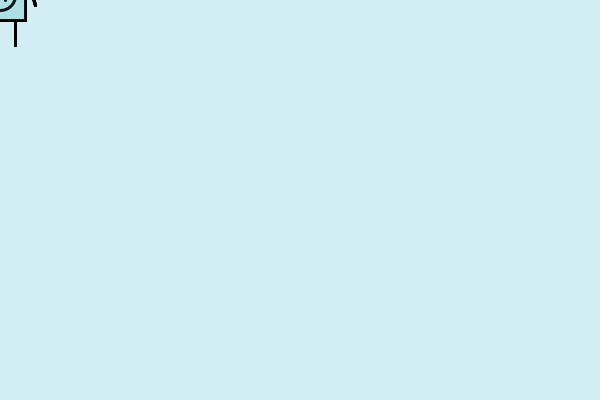
Frame 1 (no input)
Frame 60 (the mouse pressed at the canvas centre just before this capture): identical to frame 1, image omitted
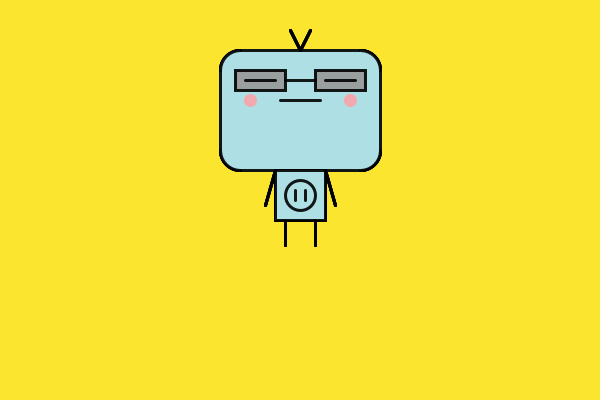
Frame 120 (the mouse held since frame 60 and released just before this capture)

The Processing sketch that drew these frames (run headless with seeded random() and noise(); from frame 60 on, the mouse is pressed at the canvas centre):

// Processing sketch: processing_39974
// ── processing_39974.pde

/* THUY LINH DO
ASSIGNMENT 3 CREATION & COMPUTATION
OCAD UNIVERSITY FALL 2011
*/
Robot robot;
int button = 0;
int[] xpos = new int[10];
int[] ypos = new int[10];

//function setup
void setup(){
  size(600, 400);
  frameRate(30);
  smooth();
  for (int i=0; i<xpos.length; i++){
    xpos[i]=0;
    ypos[i]=0;
  }
}

//function draw
void draw() {
  //call function draw background
  drawBackground(button);
  //using array to display robot
  for (int i = 0; i < xpos.length-1; i ++ ) {
    xpos[i] = xpos[i+1];
    ypos[i] = ypos[i+1];
  }
  // New location
  xpos[xpos.length-1] = mouseX;  
  ypos[ypos.length-1] = mouseY;  
  // Draw everything
  for (int i = 0; i < xpos.length; i ++ ) {  
  robot = new Robot(xpos[i],ypos[i], button);  
  robot.display( int(255*float(i)/float(xpos.length)) );
 }
}

//function drawBackground
 void drawBackground (int typeBg) {
   if (typeBg == 0) {
     background(210,237,243);
     println("I have superpowers, I know teleportation!");
   } else if (typeBg ==1) {
     background(252,229,46);
     println("Wow it's too light!");
   } else if (typeBg ==2) {
     background(0);
     println("Where is this place, I'm scared!!!");
   } else {
     background(219,179,180);     
     println("Happy!");   
   }
 }
 
//Declare object class Robot 
  class Robot{
  //robot variables
  float robotX;
  float robotY;
  int robotButton;
  int robotColor;
  //robot constructor
  Robot(float tempX, float tempY, int tempButton){
  robotX = tempX;
  robotY = tempY;
  robotButton = tempButton;
  robotY = constrain(robotY, 0, height+100);
  robotX = constrain(robotX, 0, width);
  }
  //function display robot 
   void display(float opacity) {
pushMatrix();     
strokeWeight (3);
//ROBOT HEAD
//coloring the head
stroke(174,223,228,opacity); 
fill(174,223,228,opacity);
rect (robotX-60,robotY-150,120,120);
rect (robotX-80,robotY-130,160,80); 
//antennae
stroke(0,0,0,opacity);
line (robotX, robotY-150, robotX-10, robotY-170);
line (robotX, robotY-150, robotX+10, robotY-170);
//head border lines
line (robotX-60, robotY-150, robotX+60, robotY-150);
line (robotX-60, robotY-30, robotX+60, robotY-30);
line (robotX-80, robotY-130, robotX-80, robotY-50);
line (robotX+80, robotY-130, robotX+80, robotY-50);
//head's corners
ellipseMode(CORNER);
arc(robotX-80, robotY-150, 40, 40, PI, TWO_PI-PI/2);
arc(robotX+40, robotY-150, 40, 40, TWO_PI-PI/2, TWO_PI);
arc(robotX+40, robotY-70, 40, 40, 0, PI/2);
arc(robotX-80, robotY-70, 40, 40, PI/2, PI);
//eyes change based on number of times mouse clicked 
if (robotButton==2) { 
    //emotional eyes
    line(robotX-40, robotY-120, robotX-60, robotY-125);
    line(robotX-40, robotY-120, robotX-60, robotY-115);
    line(robotX+40, robotY-120, robotX+60, robotY-125);
    line(robotX+40, robotY-120, robotX+60, robotY-115);
  } else  if (robotButton==0) {
    //round eyes
    ellipseMode(CENTER);
    fill(0,0,0,opacity);
    ellipse(robotX-45,robotY-120,10,10);
    ellipse(robotX+45,robotY-120,10,10);
  } else if (robotButton==1){
    //eyes with glasses
    rectMode(CENTER);
    fill (150,150,150,opacity);
    rect(robotX-40, robotY-120,50, 20);
    rect(robotX+40,robotY-120,50, 20);
    line(robotX-15,robotY-120,robotX+15,robotY-120);
    rectMode(CORNER);
    fill(0,0,0,opacity);
    line(robotX-55, robotY-120,robotX-25, robotY-120);
    line(robotX+25, robotY-120,robotX+55, robotY-120);
  } else {
    //happy eyes
    fill(174,223,228,opacity);
    stroke(0,0,0,opacity); 
    ellipseMode(CENTER);
    arc(robotX-40, robotY-115, 20, 20, PI, TWO_PI-PI/2);
    arc(robotX-40, robotY-115, 20, 20, TWO_PI-PI/2, TWO_PI);
    arc(robotX+40, robotY-115, 20, 20, PI, TWO_PI-PI/2);
    arc(robotX+40, robotY-115, 20, 20, TWO_PI-PI/2, TWO_PI);
  }
//blush
ellipseMode(CENTER);
stroke(247,165,170,opacity);
fill(247,165,170,opacity); 
ellipse(robotX-50,robotY-100,10,10);
ellipse(robotX+50,robotY-100,10,10);
//mouth
stroke(0,0,0,opacity); 
line (robotX-20, robotY-100, robotX+20, robotY-100);
//ROBOT BODY
fill(174,223,228,opacity);
rect (robotX-25,robotY-30,50,50);
//button
ellipse (robotX,robotY-5,30,30);
line (robotX-5, robotY-10, robotX-5, robotY);
line (robotX+5, robotY-10, robotX+5, robotY);
//hands
line (robotX-25, robotY-30, robotX-35, robotY+5);
line (robotX+25, robotY-30, robotX+35, robotY+5);
//legs
line (robotX-15, robotY+20, robotX-15, robotY+45);
line (robotX+15, robotY+20, robotX+15, robotY+45);
popMatrix();
}
  }

//Mouse pressed function
void mousePressed() {
    if (button<3){
      button += 1;} else {
      button=0;}
}
